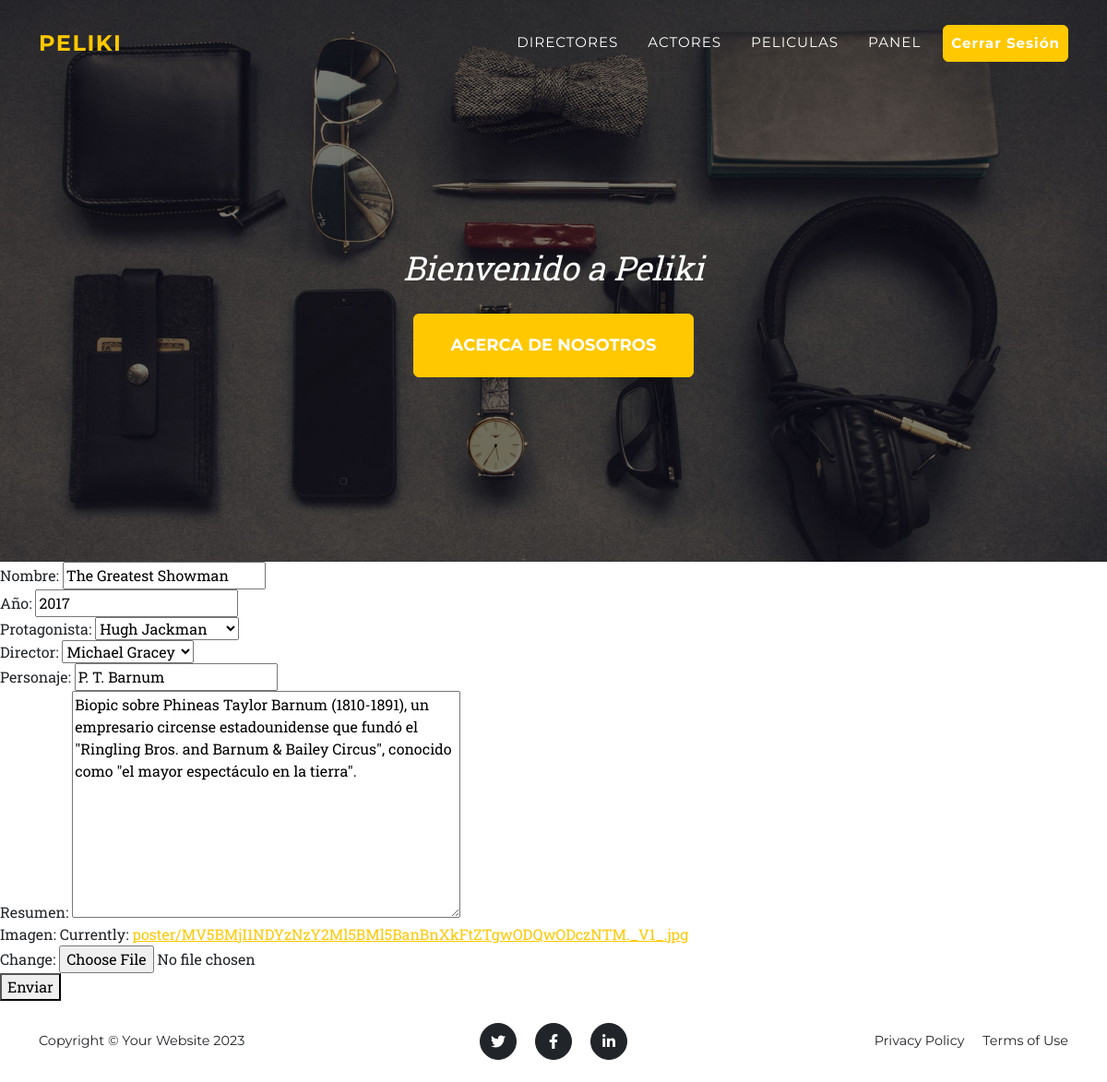
/pelicula/update/1 (signed in), run on the app's committed database.
### core/models.py (models this page shows, shortened)
class Pelicula(models.Model):
    nombre = models.CharField(max_length=100)
    año = models.PositiveIntegerField()
    protagonista = models.ForeignKey(Protagonista, on_delete=models.SET_NULL, null=True, blank=True)
    director = models.ForeignKey(Director, on_delete=models.SET_NULL, null=True, blank=True)
    personaje = models.CharField(max_length=100, null=True, blank=True)
    resumen = models.TextField(null=True, blank=True)
    imagen = models.ImageField(upload_to='poster', default='image-default.jpg')

class Protagonista(models.Model):
    nombre = models.CharField(max_length=100)
    nacionalidad = models.CharField(max_length=100, null=True, blank=True)
    def __str__(self) -> str:
        return self.nombre

class Director(models.Model):
    nombre = models.CharField(max_length=100)
    pais = models.CharField(max_length=100)
    def __str__(self) -> str:
        return self.nombre

### core/views.py (the view)
# urls.py: path("pelicula/update/<int:pk>", peliculaUpdate.as_view(), name="peliculaUpdate"),
class peliculaUpdate(LoginRequiredMixin, UpdateView):
    model = Pelicula
    form_class = PeliculaForm
    success_url = reverse_lazy('core:pelicula_list')

### core/forms.py
class PeliculaForm(forms.ModelForm):
    class Meta:
        model = models.Pelicula
        fields = "__all__"

### core/templates/core/pelicula_form.html (shortened to what this page needs)
{% extends 'core/base.html' %}
{% block contenido %}
    <form method="post">
        {{ form }}
        <button type="submit">Enviar</button>
    </form>
{% endblock contenido %}

### data on the page
Pelicula: nombre "The Greatest Showman", año "2017", protagonista "Hugh Jackman", director "Michael Gracey", personaje "P. T. Barnum", resumen "Biopic sobre Phineas Taylor Barnum (1810-1891), un empresario circense estadounidense que fundó el \"Ringling Bros. and Barnum & Bailey Circus\", conocido como \"el mayor espectáculo en la tierra\"."
